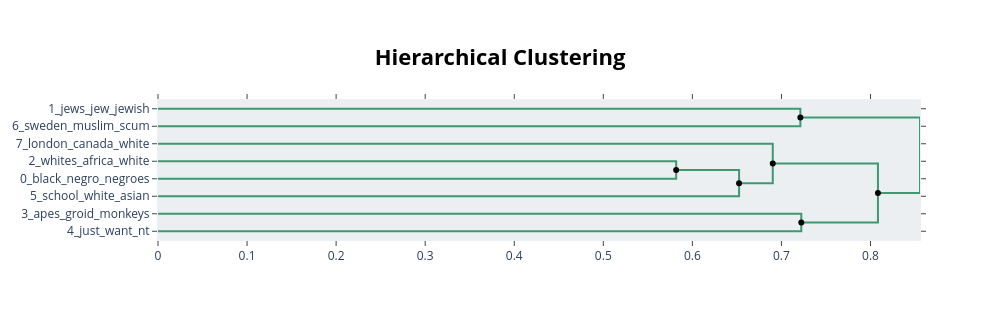

The notebook cell this image was saved under:
### Code cell
hier = topic_model_hate.hierarchical_topics(docs_hate)
fig = topic_model_hate.visualize_hierarchy(hierarchical_topics=hier)
fig.show()

### Figure 1 — Plotly figure (JSON) as saved in the notebook; plotly's stock layout.template omitted (floating-point values rounded to 4 significant figures)
{"data": [{"hoverinfo": "text", "marker": {"color": "rgb(61,153,112)"}, "mode": "lines", "text": ["jews_jew_jewish_people_whites", "", "", "sweden_muslim_scum_ing_europe"], "type": "scatter", "x": [0.0, 0.7213, 0.7213, 0.0], "xaxis": "x", "y": [-5.0, -5.0, -15.0, -15.0], "yaxis": "y"}, {"hoverinfo": "text", "marker": {"color": "rgb(61,153,112)"}, "mode": "lines", "text": ["whites_africa_white_blacks_country", "", "", "black_negro_negroes_blacks_white"], "type": "scatter", "x": [0.0, 0.5818, 0.5818, 0.0], "xaxis": "x", "y": [-35.0, -35.0, -45.0, -45.0], "yaxis": "y"}, {"hoverinfo": "text", "marker": {"color": "rgb(61,153,112)"}, "mode": "lines", "text": ["black_blacks_white_negro_whites", "", "", "school_white_asian_race_kids"], "type": "scatter", "x": [0.5818, 0.6525, 0.6525, 0.0], "xaxis": "x", "y": [-40.0, -40.0, -55.0, -55.0], "yaxis": "y"}, {"hoverinfo": "text", "marker": {"color": "rgb(61,153,112)"}, "mode": "lines", "text": ["london_canada_white_whites_city", "", "", "white_black_blacks_negro_whites"], "type": "scatter", "x": [0.0, 0.6903, 0.6903, 0.6525], "xaxis": "x", "y": [-25.0, -25.0, -47.5, -47.5], "yaxis": "y"}, {"hoverinfo": "text", "marker": {"color": "rgb(61,153,112)"}, "mode": "lines", "text": ["apes_groid_monkeys_monkey_going", "", "", "just_want_nt_welfare_hopefully"], "type": "scatter", "x": [0.0, 0.7223, 0.7223, 0.0], "xaxis": "x", "y": [-65.0, -65.0, -75.0, -75.0], "yaxis": "y"}, {"hoverinfo": "text", "marker": {"color": "rgb(61,153,112)"}, "mode": "lines", "text": ["white_black_whites_blacks_negro", "", "", "apes_just_groid_monkeys_like"], "type": "scatter", "x": [0.6903, 0.8084, 0.8084, 0.7223], "xaxis": "x", "y": [-36.25, -36.25, -70.0, -70.0], "yaxis": "y"}, {"hoverinfo": "text", "marker": {"color": "rgb(61,153,112)"}, "mode": "lines", "text": ["jews_jew_jewish_sweden_just", "", "", "white_black_whites_like_nt"], "type": "scatter", "x": [0.7213, 0.8556, 0.8556, 0.8084], "xaxis": "x", "y": [-10.0, -10.0, -53.12, -53.12], "yaxis": "y"}, {"hoverinfo": "text", "hovertext": ["black_blacks_white_negro_whites", "white_black_whites_blacks_negro", "jews_jew_jewish_sweden_just"], "marker": {"color": "black"}, "mode": "markers", "showlegend": false, "type": "scatter", "x": [0.5818, 0.6903, 0.7213], "y": [-40, -36.25, -10]}, {"hoverinfo": "text", "hovertext": ["white_black_blacks_negro_whites", "apes_just_groid_monkeys_like", "white_black_whites_like_nt"], "marker": {"color": "black"}, "mode": "markers", "showlegend": false, "type": "scatter", "x": [0.6525, 0.7223, 0.8084], "y": [-47.5, -70, -53.12]}], "layout": {"autosize": false, "height": 320, "hoverlabel": {"bgcolor": "white", "font": {"family": "Rockwell", "size": 16}}, "hovermode": "closest", "plot_bgcolor": "#ECEFF1", "showlegend": false, "title": {"font": {"color": "Black", "size": 22}, "text": "<b>Hierarchical Clustering</b>", "x": 0.5, "xanchor": "center", "yanchor": "top"}, "width": 1000, "xaxis": {"mirror": "allticks", "rangemode": "tozero", "showgrid": false, "showline": true, "showticklabels": true, "ticks": "outside", "type": "linear", "zeroline": false}, "yaxis": {"mirror": "allticks", "range": [-80, 0], "rangemode": "tozero", "showgrid": false, "showline": true, "showticklabels": true, "tickmode": "array", "ticks": "outside", "ticktext": ["1_jews_jew_jewish", "6_sweden_muslim_scum", "7_london_canada_white", "2_whites_africa_white", "0_black_negro_negroes", "5_school_white_asian", "3_apes_groid_monkeys", "4_just_want_nt"], "tickvals": [-5, -15, -25, -35, -45, -55, -65, -75], "type": "linear", "zeroline": false}}}
